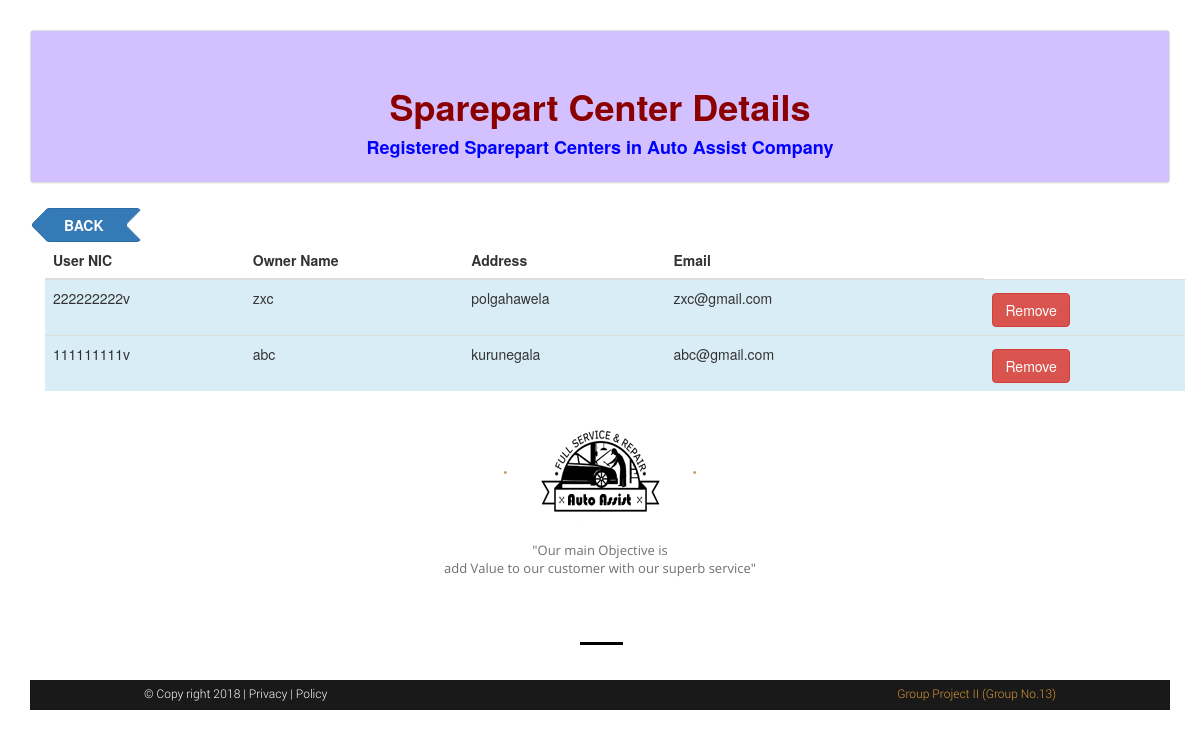
Page /sparepartcenter_detail.php on the committed database.
### tables this page shows
CREATE TABLE `detail` (
  `id` int(11) NOT NULL,
  `nic` varchar(30) NOT NULL,
  `name` varchar(75) NOT NULL,
  `address` varchar(100) NOT NULL,
  `email` varchar(50) NOT NULL
);

### sparepartcenter_detail.php (the view, shortened to what this page needs)
<!DOCTYPE html>
<html lang="en">
    <head>
        <link rel="stylesheet" type="text/css" href="style/slider.css">
        <link rel="stylesheet" type="text/css" href="style/mystyle.css">
        <link rel="stylesheet" type="text/css" href="style/contactstyle.css">
        <link rel="stylesheet" href="https://maxcdn.bootstrapcdn.com/bootstrap/3.3.7/css/bootstrap.min.css">
    </head>
    <body>
<div class="panel panel-default text-center">
                            <div class="panel-body" style="background-color:#d3c1ff;">
                                <p contenteditable="true">
                                <h1 align='center' style="color:darkred;"><b>Sparepart Center Details</b></h1></p>
                                <h4 style="color:blue;"><b>Registered Sparepart Centers in Auto Assist Company </b></h4>
                            </div>
                        </div>
        <div class="container">
<a href="admin.php"><button type="button" class="btn btn-primary btn-arrow-left"><b>BACK</b></button></a>
                <?php
                echo'<table class="table">';
                echo'<thead>';
                echo'<tr>';
                echo' <th>User NIC</th>';
                echo' <th>Owner Name</th>';
                echo' <th>Address</th>';
                echo' <th>Email</th>';
                echo' <th><th>';
                echo' </tr>';
                echo'  </thead>';
                echo'  <tbody>';
                $username = "root";
                $password = "";
                $hostname = "localhost";
                $db = "autoassit";
                $conn = mysqli_connect($hostname, $username, $password, $db)
                        or die("Unable to connect to MySQL");
                $result = mysqli_query($conn, "SELECT * FROM `detail` INNER JOIN user on detail.nic=user.user_id WHERE active=1 AND detail.nic in (SELECT nic FROM section WHERE section.section='Sparepart_center')");
                    while ($row = mysqli_fetch_array($result)){
                    echo' <tr class="info">';
                    echo " <form action=\"spc_detail_update.php\" method=\"post\">";
                    echo"<td>$row[nic]</td><td>$row[name]</td><td>$row[address]</td><td>$row[email]</td>";
                   echo "<td><input type=\"hidden\" name=\"nic\" value=$row[nic]></td>";
                    echo "<td><input type=\"hidden\" name=\"email\" value=$row[email]></td>";
                    echo "<td><input type=\"submit\" class=\"btn btn-danger\" name=\"remove\" value=\"Remove\"></td>";
                   echo' </tr>  ';
                    }
                ?>
            </tbody>
                </table>
        </div>
        <div class="bottommenu">
            <div class="bottomlogo">
                <span class="dotlogo">&bullet;</span><img src="image/logo1.png" alt="logo1"><span class="dotlogo">&bullet;</span>
            </div>
            <p>"Our main Objective is<br>
                add Value to our customer with our superb service"</p>
            <img src="image/line.png" alt="line"> <br>
            <div class="footer">
                <div class="copyright">
                    &copy; Copy right 2018 | <a href="#">Privacy </a>| <a href="#">Policy</a>
                </div>
                <div class="atisda">
                    <a href="#">Group Project II (Group No.13) </a>
                </div>
            </div>
        </div>
    </body>
</html>

### style/mystyle.css (style rules this page uses)
.bottommenu { position: relative; top:60px; }
.bottomlogo { text-align: center; }
.dotlogo { font-size: 12px; color: #C59E47; padding-right: 78px; padding-left: 78px; }
.bottommenu>p { text-align: center; font-family: "OpenSans Regular"; font-size: 13px; color: #707070; padding-top: 05px; }
.bottommenu>img { padding-left:50%; margin-left: -20px; margin-bottom: 35px; margin-top: 54px; }
@media screen and (min-width: 481px) and (max-width: 1200px) { .dotlogo { padding-right: 30px; padding-left: 30px; } }
@media screen and (min-width: 481px) and (max-width: 1200px) { .bottommenu { top:0px; } }
.footer { background-color: #191919; color: #fff; font-family: "Roboto Light"; font-size: 12px; width: 100%; height: 30px; }
.copyright { float:left; padding-left: 10%; padding-top: 5px; }
.atisda { float: right; padding-right: 10%; padding-top: 5px; text-decoration: none; }
.copyright>a { color: #fff; border: 0px; }
.atisda>a { color: #d99735; border: 0px; }

### sparepartcenter_detail.php (style rules this page uses)
body { padding: 30px; }
.btn { margin-top: 5px; }
.btn-arrow-right, .btn-arrow-left { position: relative; padding-left: 18px; padding-right: 18px; }
.btn-arrow-left { padding-right: 36px; }
.btn-arrow-right:before, .btn-arrow-right:after, .btn-arrow-left:before, .btn-arrow-left:after { content: ""; position: absolute; top: 5px; width: 22px; height: 22px; background: inherit; border: inherit; border-left-color: transparent; border-bottom-color: transparent; border-radius: 0px 4px 0px 0px; -webkit-border-radius: 0px 4px 0px 0px; -moz-border-radius: 0px 4px 0px 0px; }
.btn-arrow-left:before, .btn-arrow-left:after { transform: rotate(225deg); -webkit-transform: rotate(225deg); -moz-transform: rotate(225deg); -o-transform: rotate(225deg); -ms-transform: rotate(225deg); }
.btn-arrow-right:before, .btn-arrow-left:before { left: -11px; }
.btn-arrow-right:after, .btn-arrow-left:after { right: -11px; }
.btn-arrow-right:after, .btn-arrow-left:before { z-index: 1; }
.btn-arrow-right:before, .btn-arrow-left:after { background-color: white; }

### rows in the picture
detail: nic "222222222v", name "zxc", address "polgahawela", email "zxc@gmail.com"
detail: nic "111111111v", name "abc", address "kurunegala", email "abc@gmail.com"
